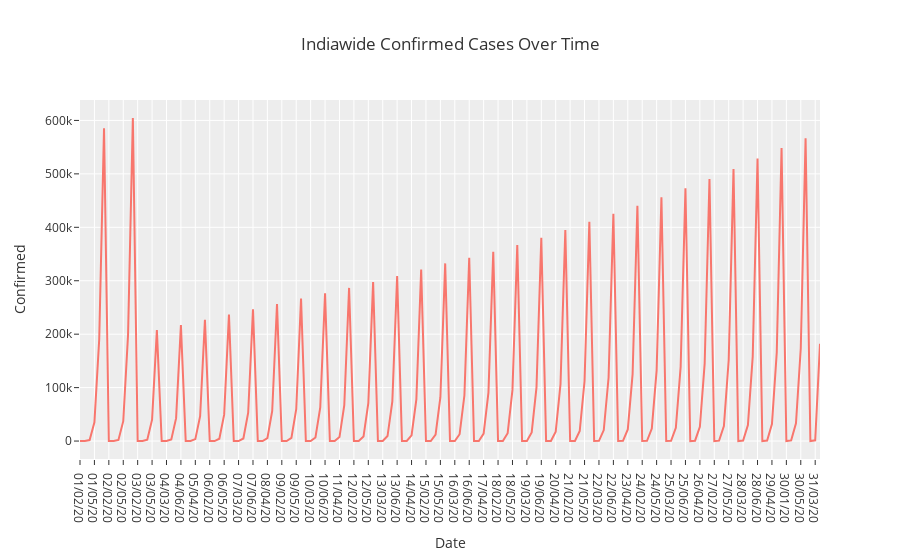

The cell this chart's notebook holds for it:
### Code cell
grouped = data.groupby('Date')['Date', 'Confirmed', 'Deaths'].sum().reset_index()

fig = px.line(grouped, x="Date", y="Confirmed",
              title="Indiawide Confirmed Cases Over Time")
fig.show()

fig = px.line(grouped, x="Date", y="Confirmed", 
              title="Indiawide Confirmed Cases (Logarithmic Scale) Over Time", 
              log_y=True)
fig.show()

### Figure 1 — Plotly figure (JSON) as saved in the notebook; plotly's stock layout.template omitted (floating-point values rounded to 4 significant figures; data arrays with more than 128 entries replaced by an {"elided": "..."} marker saying what was removed)
{"data": [{"hovertemplate": "Date=%{x}<br>Confirmed=%{y}<extra></extra>", "legendgroup": "", "line": {"color": "#F8766D", "dash": "solid"}, "mode": "lines", "name": "", "orientation": "v", "showlegend": false, "type": "scatter", "x": {"elided": "155 str values"}, "xaxis": "x", "y": {"elided": "155 int values"}, "yaxis": "y"}], "layout": {"legend": {"tracegroupgap": 0}, "title": {"text": "Indiawide Confirmed Cases Over Time"}, "xaxis": {"anchor": "y", "domain": [0, 1], "title": {"text": "Date"}}, "yaxis": {"anchor": "x", "domain": [0, 1], "title": {"text": "Confirmed"}}}}
